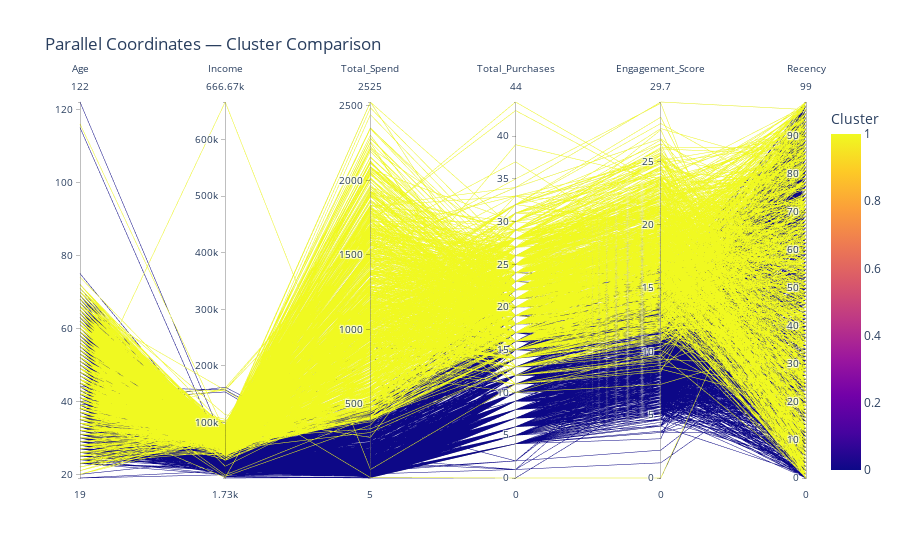

Notebook code for this chart:
### Markdown cell above
### 14.3 Parallel Coordinates for Cluster Comparison

### Code cell
df_plot["Cluster"] = df_plot["Cluster"].astype(int)
parallel_features = ["Age", "Income", "Total_Spend", "Total_Purchases", "Engagement_Score", "Recency"]

fig = px.parallel_coordinates(
    df_plot,
    dimensions=parallel_features,
    color="Cluster",
    title="Parallel Coordinates — Cluster Comparison"
)
fig.show()

### Figure 1 — Plotly figure (JSON) as saved in the notebook; plotly's stock layout.template omitted (floating-point values rounded to 4 significant figures; data arrays with more than 128 entries replaced by an {"elided": "..."} marker saying what was removed)
{"data": [{"dimensions": [{"label": "Age", "values": {"elided": "2216 int values"}}, {"label": "Income", "values": {"elided": "2216 float values"}}, {"label": "Total_Spend", "values": {"elided": "2216 int values"}}, {"label": "Total_Purchases", "values": {"elided": "2216 int values"}}, {"label": "Engagement_Score", "values": {"elided": "2216 float values"}}, {"label": "Recency", "values": {"elided": "2216 int values"}}], "domain": {"x": [0, 1], "y": [0, 1]}, "line": {"color": {"elided": "2216 int values"}, "coloraxis": "coloraxis"}, "name": "", "type": "parcoords"}], "layout": {"coloraxis": {"colorbar": {"title": {"text": "Cluster"}}, "colorscale": [[0, "#0d0887"], [0.1111, "#46039f"], [0.2222, "#7201a8"], [0.3333, "#9c179e"], [0.4444, "#bd3786"], [0.5556, "#d8576b"], [0.6667, "#ed7953"], [0.7778, "#fb9f3a"], [0.8889, "#fdca26"], [1, "#f0f921"]]}, "legend": {"tracegroupgap": 0}, "title": {"text": "Parallel Coordinates — Cluster Comparison"}}}
